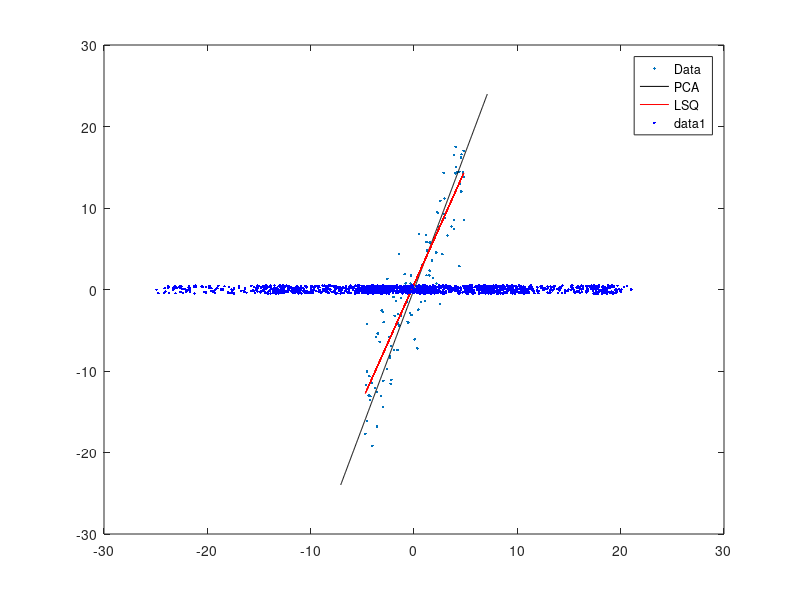

Write MATLAB code to recreate this figure. (Note: this script raises an error after producing the figure.)
%%
x = 10*rand(100,1)-5;
y = 3*x +4*randn(100,1);
A = [x,y];
A = A-mean(A); % make sure data is symmetric around 0
plot(A(:,1),A(:,2),'.')

% PCA line
% data = USV^t
[U_MATLAB,S_MATLAB,V_MATLAB] = svds(A,1);
t = -25:0.1:25;
PCA = (V_MATLAB*t)';
hold all
plot(PCA(:,1),PCA(:,2),'k-')

%least square question
%Ax = b -> QRx = b
A = [x 0*x+1];
b = y;
[Q,R] = qr(A);
coefs = R\(Q'*b);
line = A*coefs;
plot(x,line,'r-')
legend('Data','PCA','LSQ')

%%
theta = 0:0.01:5*pi;
r = 1.5*theta;
evar = 1;
x = r.*cos(theta) + evar*randn(size(r));
y = r.*sin(theta) + evar*randn(size(r));
z = rand(size(r));
data = [x' z' y'];
data = data - mean(data);
plot3(data(:,1),data(:,2),data(:,3),'b.')

% SVD of matrix A
[U,S,V] = svds(data,2);
t = -30:0.1:30;
PCA = U*S;
hold all;
plot(PCA(:,1),PCA(:,2),PCA(:,3),'k-')


